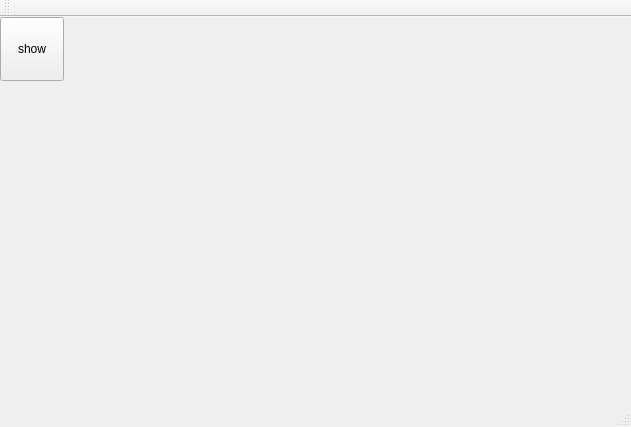
<?xml version="1.0" encoding="UTF-8"?>
<ui version="4.0">
 <class>QWindowDemoClass</class>
 <widget class="QMainWindow" name="QWindowDemoClass">
  <property name="geometry">
   <rect>
    <x>0</x>
    <y>0</y>
    <width>631</width>
    <height>427</height>
   </rect>
  </property>
  <property name="windowTitle">
   <string>QWindowDemo</string>
  </property>
  <widget class="QWidget" name="centralWidget">
   <widget class="QPushButton" name="BtnShowChildDlg">
    <property name="geometry">
     <rect>
      <x>0</x>
      <y>0</y>
      <width>64</width>
      <height>64</height>
     </rect>
    </property>
    <property name="text">
     <string>show</string>
    </property>
   </widget>
  </widget>
  <widget class="QMenuBar" name="menuBar">
   <property name="geometry">
    <rect>
     <x>0</x>
     <y>0</y>
     <width>631</width>
     <height>23</height>
    </rect>
   </property>
  </widget>
  <widget class="QToolBar" name="mainToolBar">
   <attribute name="toolBarArea">
    <enum>TopToolBarArea</enum>
   </attribute>
   <attribute name="toolBarBreak">
    <bool>false</bool>
   </attribute>
  </widget>
  <widget class="QStatusBar" name="statusBar"/>
 </widget>
 <layoutdefault spacing="6" margin="11"/>
 <resources>
  <include location="QWindowDemo.qrc"/>
 </resources>
 <connections/>
</ui>
